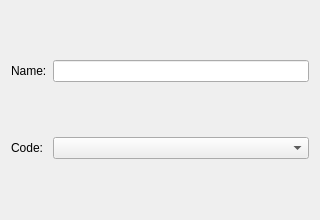
<?xml version="1.0" encoding="UTF-8"?>
<ui version="4.0">
 <class>GridDialog</class>
 <widget class="QDialog" name="GridDialog">
  <property name="geometry">
   <rect>
    <x>0</x>
    <y>0</y>
    <width>320</width>
    <height>220</height>
   </rect>
  </property>
  <property name="windowTitle">
   <string>Grid 2x2</string>
  </property>
  <layout class="QGridLayout" name="gridLayout">
   <item row="0" column="0">
    <widget class="QLabel" name="label_1">
     <property name="text">
      <string>Name:</string>
     </property>
    </widget>
   </item>
   <item row="0" column="1">
    <widget class="QLineEdit" name="lineEdit_1"/>
   </item>
   <item row="1" column="0">
    <widget class="QLabel" name="label_2">
     <property name="text">
      <string>Code:</string>
     </property>
    </widget>
   </item>
   <item row="1" column="1">
    <widget class="QComboBox" name="comboBox_1"/>
   </item>
  </layout>
 </widget>
</ui>
